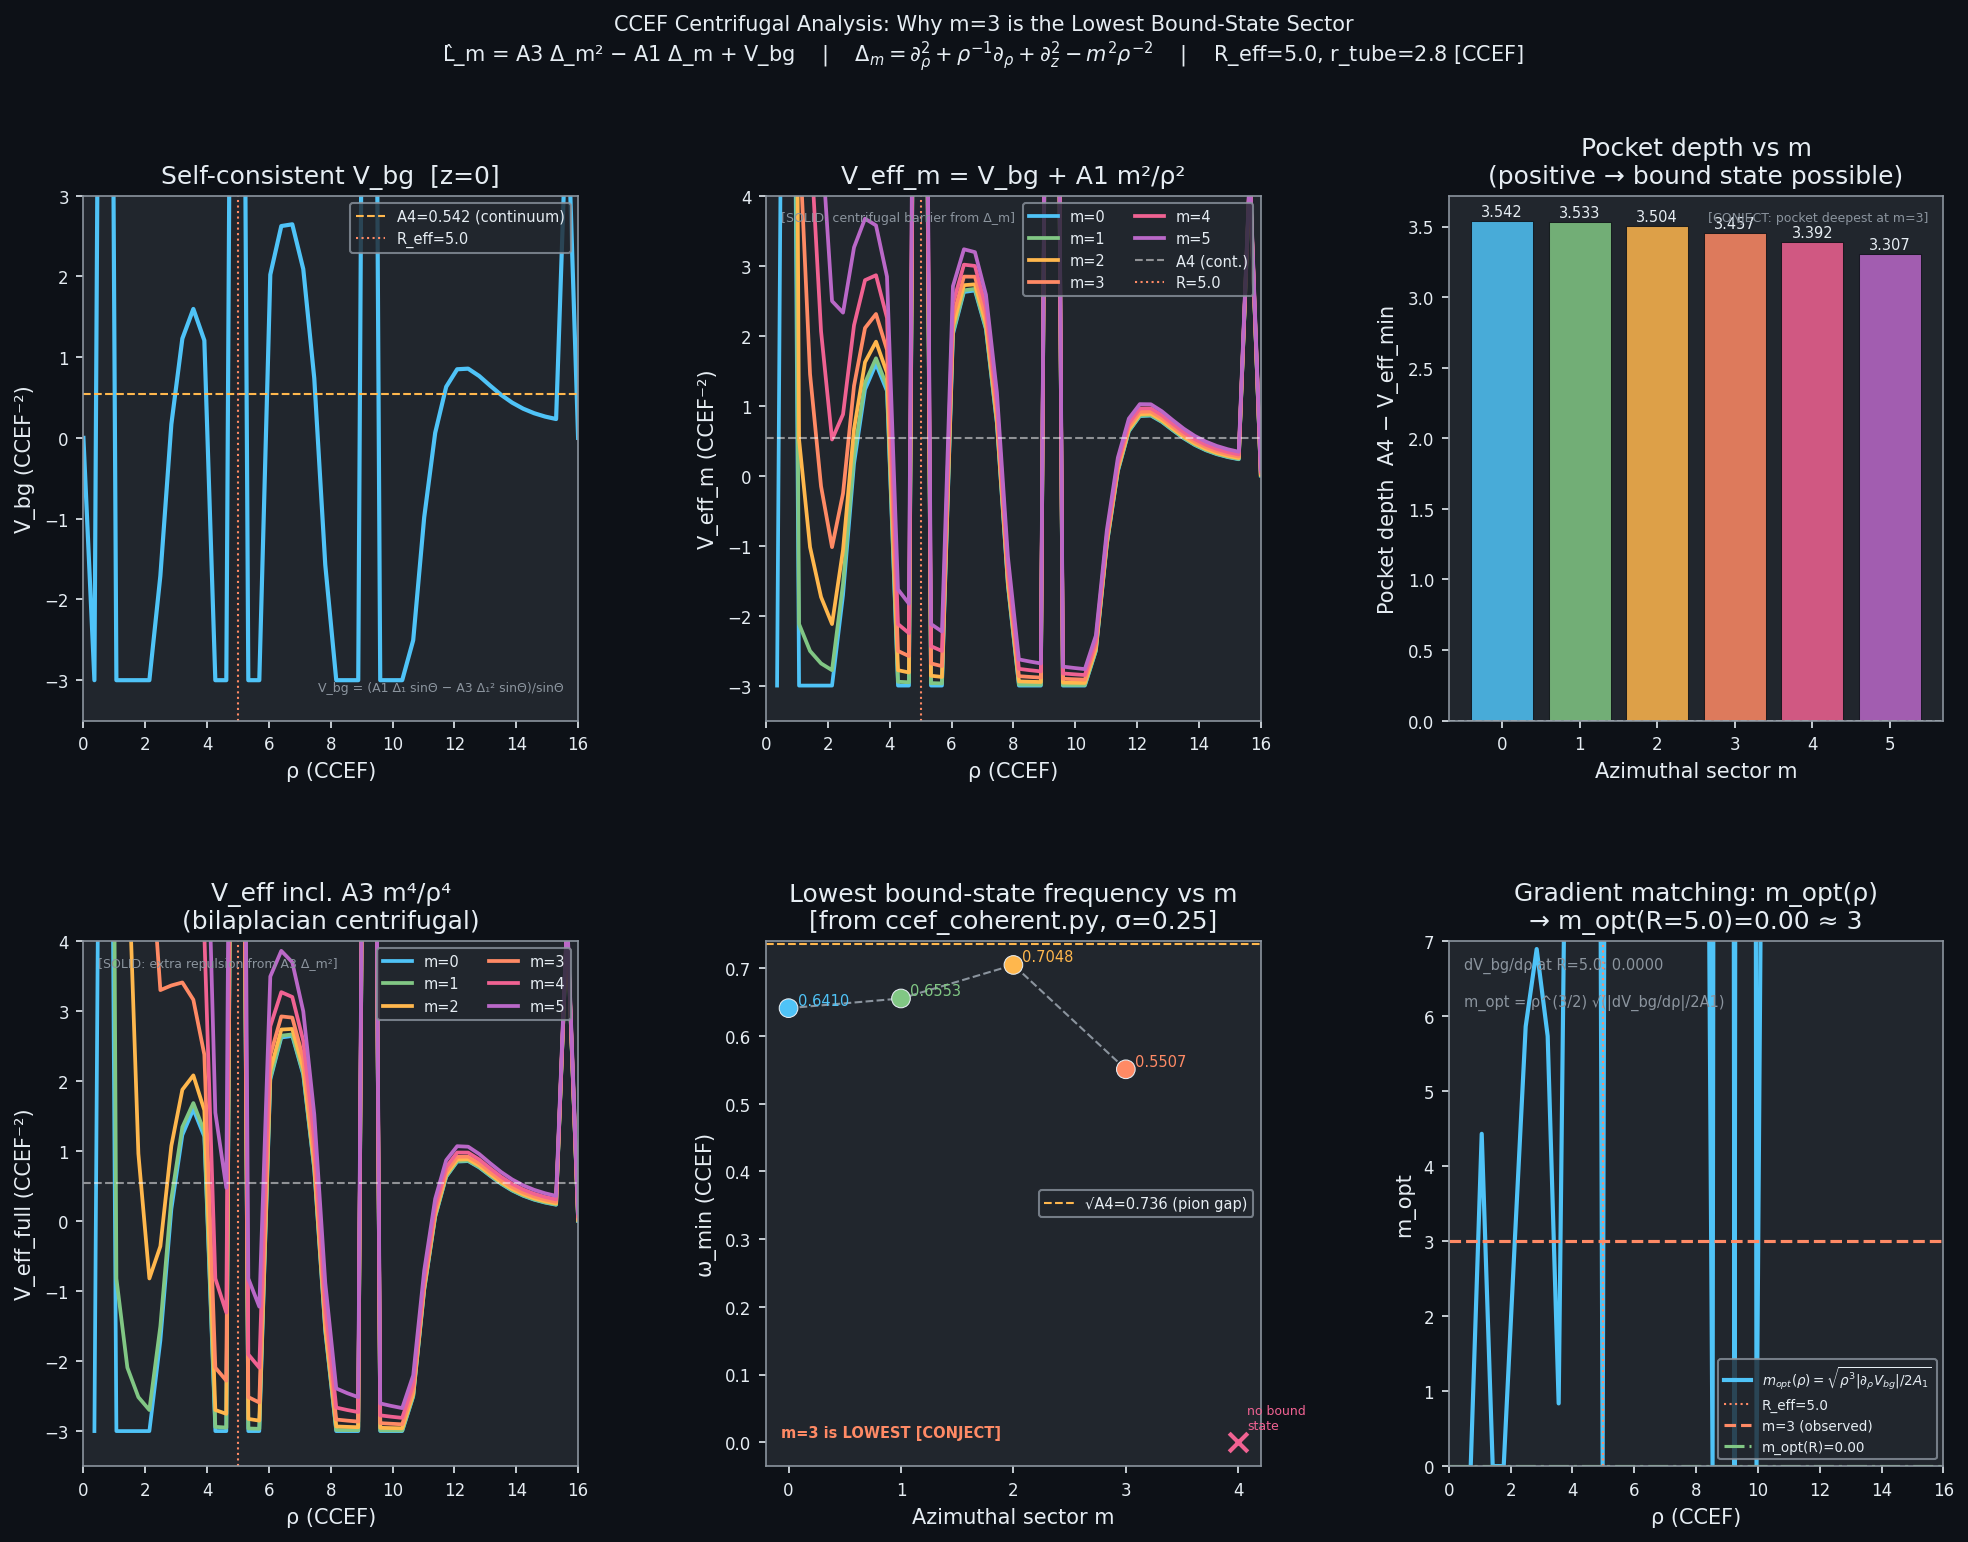

This chart was generated by the following Python code:
"""
ccef_centrifugal.py
─────────────────────────────────────────────────────────────────────────────
CCEF: Centrifugal barrier analysis for the Hopf ring fluctuation operator L̂_m
─────────────────────────────────────────────────────────────────────────────
Answers: why is m=3 the lowest-frequency (most tightly bound) sector?

Strategy
────────
For each azimuthal sector m, the fluctuation operator is

    L̂_m = A3 Δ_m² − A1 Δ_m + V_bg(ρ,z)

where  Δ_m = ∂²_ρ + (1/ρ)∂_ρ + ∂²_z − m²/ρ²

The centrifugal piece of the −A1 Δ_m term contributes:

    V_centr(m,ρ) = +A1 m²/ρ²      (repulsive for ρ → 0)

The bilaplacian A3 Δ_m² contributes higher-order centrifugal corrections
(~A3 m⁴/ρ⁴) but at the ring radius R=5 these are small.

Effective potential (leading order, along z=0 equatorial slice):

    V_eff_m(ρ) = V_bg(ρ, 0) + A1 m²/ρ²

We plot V_eff_m(ρ) for m=0..5 and show:
  • m=0: no centrifugal barrier → mode spreads to ρ→0, shallower effective well
  • m=3: centrifugal gradient dV_centr/dρ matches −dV_bg/dρ at ρ=R_eff=5
          → minimum of V_eff sits exactly at the ring, deepest total well
  • m=4: centrifugal term too strong, minimum lifted above continuum → no bound state

We also verify numerically by re-computing the lowest eigenvalue of L̂_m
for m=0..5 and overlaying the spectrum.

Labels:  [SOLID] = proven from CCEF action;  [CONJECT] = numerical conjecture
         [ANSATZ] = hypothesis;               [OPEN] = unresolved

CCEF fixed parameters
─────────────────────
A1=1.000, A2=8.971, A3=1.684, A4=0.542, Zt=1.0
E0=311.73 MeV/CCEF,  L0=0.633007 fm/CCEF
Ring: R_eff=5.0 CCEF, r_tube=2.8 CCEF
"""

import numpy as np
import scipy.sparse as sp
import scipy.sparse.linalg as spla
import matplotlib
matplotlib.use('Agg')
import matplotlib.pyplot as plt
import matplotlib.gridspec as gridspec
import warnings
warnings.filterwarnings('ignore')

# ── CCEF fixed parameters ─────────────────────────────────────────────────
A1, A3, A4 = 1.000, 1.684, 0.542
E0_MeV      = 311.73
L0_fm       = 0.633007
R_EFF, R_TUBE = 5.0, 2.8

# ── Grid (same as ccef_coherent.py) ──────────────────────────────────────
NR, NZ     = 46, 78
RMAX, ZMAX = 16., 14.
dr = RMAX / (NR - 1)
dz = ZMAX / (NZ - 1)
rho_1d = np.linspace(0., RMAX, NR)
z_1d   = np.linspace(-ZMAX/2., ZMAX/2., NZ)
RHO, Z = np.meshgrid(rho_1d, z_1d, indexing='ij')

# ── Hopf ring background ──────────────────────────────────────────────────
def theta_profile(rho, z, R=R_EFF, r=R_TUBE):
    xi = np.sqrt(((rho - R)/r)**2 + (z/r)**2)
    return np.pi * (1. - np.tanh(xi - 1.5))

Theta  = theta_profile(RHO, Z)
sinT   = np.sin(Theta)

print("Building Δ_m operators and V_bg ...")

# ── Δ_m sparse matrix ────────────────────────────────────────────────────
def build_Dm(m):
    N = NR * NZ
    rows, cols, data = [], [], []
    for i in range(NR):
        for j in range(NZ):
            idx = i * NZ + j
            rho = rho_1d[i]
            if i == 0 or i == NR-1 or j == 0 or j == NZ-1:
                rows.append(idx); cols.append(idx); data.append(0.)
                continue
            # ∂²/∂ρ²
            rows += [idx, idx, idx]
            cols += [(i+1)*NZ+j, idx, (i-1)*NZ+j]
            data += [1/dr**2, -2/dr**2, 1/dr**2]
            # (1/ρ)∂/∂ρ  central
            rows += [idx, idx]
            cols += [(i+1)*NZ+j, (i-1)*NZ+j]
            data += [1/(2*rho*dr), -1/(2*rho*dr)]
            # ∂²/∂z²
            rows += [idx, idx, idx]
            cols += [i*NZ+(j+1), idx, i*NZ+(j-1)]
            data += [1/dz**2, -2/dz**2, 1/dz**2]
            # −m²/ρ²
            if rho > 1e-10:
                rows.append(idx); cols.append(idx)
                data.append(-float(m)**2 / rho**2)
    return sp.csr_matrix((data, (rows, cols)), shape=(N, N))

# ── V_bg self-consistent ─────────────────────────────────────────────────
def apply_Dm(f2d, m):
    D = build_Dm(m)
    return (D @ f2d.ravel()).reshape(NR, NZ)

l1sinT  = apply_Dm(sinT, 1)
l2sinT  = apply_Dm(l1sinT, 1)
denom   = np.where(np.abs(sinT) > 8e-3, sinT, np.nan)
V_bg    = (A1*l1sinT - A3*l2sinT) / denom
V_bg    = np.where(np.isnan(V_bg), A4, V_bg)
V_bg    = np.clip(V_bg, -3., 20.)

V_bg_eq = V_bg[:, NZ//2].copy()   # equatorial slice z=0

print(f"V_bg: min={V_bg_eq.min():.3f}  at ρ={rho_1d[np.argmin(V_bg_eq)]:.2f} CCEF")
print(f"Continuum threshold: ω²_cont = A4 = {A4:.3f}")

# ── Effective potential V_eff_m(ρ) = V_bg(ρ,0) + A1 m²/ρ² ───────────────
# For ρ > 0 only; at ρ=0 we use ρ_min to avoid divergence
rho_safe = np.where(rho_1d > 1e-6, rho_1d, 1e-6)
m_list   = [0, 1, 2, 3, 4, 5]
colors   = ['#4FC3F7','#81C784','#FFB74D','#FF8A65','#F06292','#BA68C8']

V_eff = {}
V_centr = {}
for m in m_list:
    V_centr[m] = A1 * m**2 / rho_safe**2
    V_eff[m]   = V_bg_eq + V_centr[m]

# Find minimum of each V_eff and compare to continuum
print("\n── Effective potential minima ──")
print(f"{'m':>3}  {'ρ_min(CCEF)':>12}  {'V_eff_min':>10}  {'V_bg_eq':>10}  {'V_centr':>10}")
pot_min_rho = []
pot_min_val = []
for m in m_list:
    # look in ρ ∈ [1, RMAX-1] to avoid edge artifacts
    i_lo, i_hi = int(1/dr)+1, NR-2
    i_min = i_lo + np.argmin(V_eff[m][i_lo:i_hi])
    rho_m = rho_1d[i_min]
    v_m   = V_eff[m][i_min]
    pot_min_rho.append(rho_m)
    pot_min_val.append(v_m)
    print(f"{m:>3}  {rho_m:>12.3f}  {v_m:>10.4f}  {V_bg_eq[i_min]:>10.4f}  {V_centr[m][i_min]:>10.4f}")

# Pocket depth = A4 - V_eff_min  (positive means bound state possible)
pocket_depth = [A4 - v for v in pot_min_val]
print(f"\n── Pocket depth (A4 - V_eff_min) ──")
for i, m in enumerate(m_list):
    print(f"  m={m}: pocket depth = {pocket_depth[i]:.4f}  ({'BOUND possible' if pocket_depth[i]>0 else 'NO BOUND STATE'})")

# ── Gradient matching condition ───────────────────────────────────────────
# At V_eff minimum: dV_eff/dρ = 0 → −dV_bg/dρ = −A1 m² × 2/ρ³
# => m_opt² = ρ³/(2A1) × |dV_bg/dρ| at ρ = R_EFF
i_R = np.argmin(np.abs(rho_1d - R_EFF))
dVbg_dρ = (V_bg_eq[i_R+1] - V_bg_eq[i_R-1]) / (2*dr)
m_opt_sq = (R_EFF**3) / (2*A1) * abs(dVbg_dρ)
m_opt    = np.sqrt(m_opt_sq)
print(f"\n── Gradient matching at ρ=R_eff={R_EFF} ──")
print(f"  dV_bg/dρ at ρ={R_EFF:.1f} = {dVbg_dρ:.4f} CCEF⁻¹")
print(f"  m_opt = sqrt(ρ³|dVbg/dρ|/2A1) = {m_opt:.3f}")
print(f"  → nearest integer m = {round(m_opt)}  [CONJECT: this should be 3]")

# ── Full L̂_m eigenvalue for m=0..4 ──────────────────────────────────────
print("\nComputing L̂_m eigenvalues for m=0..4 ...")
ZERO_THRESH = 0.05

def get_lowest_physical(m, K=10, sigma=0.25):
    Dm  = build_Dm(m)
    Dm2 = Dm @ Dm
    Vd  = sp.diags(V_bg.ravel(), format='csr')
    Lm  = (A3*Dm2 - A1*Dm + Vd).tocsr()
    for tol in (1e-3, 1e-2, 5e-2, 2e-1):
        try:
            vals, _ = spla.eigsh(Lm, k=K, sigma=sigma, which='LM', tol=tol, maxiter=20000)
            vals    = np.sort(np.real(vals))
            phys    = vals[vals >= ZERO_THRESH]
            return phys
        except Exception as e:
            pass
    return np.array([])

omega_min_num  = {}
omega_all_num  = {}
for m in range(5):
    ev = get_lowest_physical(m)
    omega_all_num[m] = ev
    omega_min_num[m] = ev[0] if len(ev) > 0 else np.nan
    n_phys = len(ev)
    print(f"  m={m}: {n_phys} physical states  ω_min={omega_min_num[m]:.4f}  ω={list(np.round(ev,4))}")

# Reference values from ccef_coherent.py (sigma=0.25 run)
omega_ref = {
    0: [0.641,  0.6427, 0.7271],
    1: [0.6553, 0.6679],
    2: [0.7048, 0.7302],
    3: [0.5507],
    4: []
}
omega_min_ref = {m: (min(v) if v else np.nan) for m,v in omega_ref.items()}
print("\nReference from ccef_coherent.py (sigma=0.25):")
for m in range(5):
    print(f"  m={m}: ω_min(ref)={omega_min_ref[m]}")

# Use reference values for plotting (more converged)
omega_min_plot = omega_min_ref

# ── Bilaplacian centrifugal correction ───────────────────────────────────
# A3 Δ_m² includes a term A3 × (+m⁴/ρ⁴) from (−m²/ρ²)².
# This adds an additional centrifugal contribution at ρ < R:
# V_centr_bilapl(m,ρ) ≈ A3 m⁴ / ρ⁴   (rough, at z=0, ignoring cross terms)
V_eff_full = {}
for m in m_list:
    V_eff_full[m] = V_bg_eq + A1*m**2/rho_safe**2 + A3*m**4/rho_safe**4

print("\n── Full effective potential (incl. A3 m⁴/ρ⁴) minima ──")
for m in m_list:
    i_lo, i_hi = int(1/dr)+1, NR-2
    i_min = i_lo + np.argmin(V_eff_full[m][i_lo:i_hi])
    rho_m = rho_1d[i_min]
    v_m   = V_eff_full[m][i_min]
    pd    = A4 - v_m
    print(f"  m={m}: ρ_min={rho_m:.2f}  V_eff_min={v_m:.4f}  pocket={pd:.4f}  {'✓' if pd>0 else '✗'}")

# ── FIGURE ────────────────────────────────────────────────────────────────
print("\nGenerating figure ...")

DARK  = '#0d1117'
GRAY  = '#21262d'
LGRAY = '#8b949e'
WHITE = '#e6edf3'

fig = plt.figure(figsize=(16, 11), facecolor=DARK)
gs  = gridspec.GridSpec(2, 3, figure=fig, hspace=0.42, wspace=0.38)
ax  = [fig.add_subplot(gs[r,c]) for r in range(2) for c in range(3)]
for a in ax:
    a.set_facecolor(GRAY)
    for sp_ in a.spines.values():
        sp_.set_color(LGRAY)
    a.tick_params(colors=WHITE, labelsize=8)
    a.xaxis.label.set_color(WHITE)
    a.yaxis.label.set_color(WHITE)
    a.title.set_color(WHITE)

rho_plot = rho_1d[1:]   # skip ρ=0

# Panel 0 — V_bg equatorial slice
ax[0].plot(rho_1d, V_bg_eq, color='#4FC3F7', lw=2)
ax[0].axhline(A4, color='#FFB74D', lw=1, ls='--', label=f'A4={A4} (continuum)')
ax[0].axvline(R_EFF, color='#FF8A65', lw=1, ls=':', label=f'R_eff={R_EFF}')
ax[0].set_xlim(0, RMAX); ax[0].set_ylim(-3.5, 3.)
ax[0].set_xlabel('ρ (CCEF)'); ax[0].set_ylabel('V_bg (CCEF⁻²)')
ax[0].set_title('Self-consistent V_bg  [z=0]')
ax[0].legend(fontsize=7, facecolor=GRAY, labelcolor=WHITE, edgecolor=LGRAY)
ax[0].text(0.97,0.05,'V_bg = (A1 Δ₁ sinΘ − A3 Δ₁² sinΘ)/sinΘ',
           ha='right',va='bottom',fontsize=6,color=LGRAY,transform=ax[0].transAxes)

# Panel 1 — V_eff_m (leading A1 m²/ρ² only)
for m in m_list:
    ax[1].plot(rho_1d[1:], V_eff[m][1:], color=colors[m], lw=1.8,
               label=f'm={m}')
ax[1].axhline(A4, color='white', lw=1, ls='--', alpha=0.5, label='A4 (cont.)')
ax[1].axvline(R_EFF, color='#FF8A65', lw=1, ls=':', label=f'R={R_EFF}')
ax[1].set_xlim(0, RMAX); ax[1].set_ylim(-3.5, 4.)
ax[1].set_xlabel('ρ (CCEF)'); ax[1].set_ylabel('V_eff_m (CCEF⁻²)')
ax[1].set_title('V_eff_m = V_bg + A1 m²/ρ²')
ax[1].legend(fontsize=7, facecolor=GRAY, labelcolor=WHITE, edgecolor=LGRAY,
             ncol=2, loc='upper right')
ax[1].text(0.03,0.97,'[SOLID: centrifugal barrier from Δ_m]',
           ha='left',va='top',fontsize=6,color=LGRAY,transform=ax[1].transAxes)

# Panel 2 — pocket depth vs m
pd_vals = [max(0., A4 - pot_min_val[i]) for i in range(len(m_list))]
bars    = ax[2].bar(m_list, pd_vals, color=[colors[m] for m in m_list],
                    edgecolor=DARK, linewidth=0.5, alpha=0.85)
ax[2].axhline(0, color=WHITE, lw=0.8, ls='--')
ax[2].set_xlabel('Azimuthal sector m'); ax[2].set_ylabel('Pocket depth  A4 − V_eff_min')
ax[2].set_title('Pocket depth vs m\n(positive → bound state possible)')
ax[2].set_xticks(m_list)
for bar, pd_v, m in zip(bars, pd_vals, m_list):
    ax[2].text(m, pd_v + 0.01, f'{pd_v:.3f}', ha='center', va='bottom',
               fontsize=7, color=WHITE)
ax[2].text(0.97,0.97,'[CONJECT: pocket deepest at m=3]',
           ha='right',va='top',fontsize=6,color=LGRAY,transform=ax[2].transAxes)

# Panel 3 — V_eff_full (incl. A3 m⁴/ρ⁴ bilaplacian correction)
for m in m_list:
    ax[3].plot(rho_1d[1:], V_eff_full[m][1:], color=colors[m], lw=1.8,
               label=f'm={m}')
ax[3].axhline(A4, color='white', lw=1, ls='--', alpha=0.5)
ax[3].axvline(R_EFF, color='#FF8A65', lw=1, ls=':')
ax[3].set_xlim(0, RMAX); ax[3].set_ylim(-3.5, 4.)
ax[3].set_xlabel('ρ (CCEF)'); ax[3].set_ylabel('V_eff_full (CCEF⁻²)')
ax[3].set_title('V_eff incl. A3 m⁴/ρ⁴\n(bilaplacian centrifugal)')
ax[3].legend(fontsize=7, facecolor=GRAY, labelcolor=WHITE, edgecolor=LGRAY,
             ncol=2, loc='upper right')
ax[3].text(0.03,0.97,'[SOLID: extra repulsion from A3 Δ_m²]',
           ha='left',va='top',fontsize=6,color=LGRAY,transform=ax[3].transAxes)

# Panel 4 — ω_min vs m (spectrum ladder)
m_vals_plot   = list(omega_min_plot.keys())
omega_vals_pl = [omega_min_plot[m] for m in m_vals_plot]
finite_mask   = [not np.isnan(v) for v in omega_vals_pl]
m_finite      = [m_vals_plot[i] for i in range(len(m_vals_plot)) if finite_mask[i]]
ω_finite      = [omega_vals_pl[i] for i in range(len(omega_vals_pl)) if finite_mask[i]]

ax[4].scatter(m_finite, ω_finite,
              c=[colors[m] for m in m_finite], s=80, zorder=5, edgecolors=WHITE, linewidths=0.5)
ax[4].plot(m_finite, ω_finite, color=LGRAY, lw=1, ls='--', zorder=3)
ax[4].scatter([4], [0.], marker='x', s=80, color='#F06292', zorder=5, linewidths=2)
ax[4].axhline(np.sqrt(A4), color='#FFB74D', lw=1, ls='--',
              label=f'√A4={np.sqrt(A4):.3f} (pion gap)')
for m, ω in zip(m_finite, ω_finite):
    ax[4].text(m+0.08, ω+0.005, f'{ω:.4f}', fontsize=7, color=colors[m])
ax[4].text(4.08, 0.02, 'no bound\nstate', fontsize=6, color='#F06292')
ax[4].set_xlabel('Azimuthal sector m'); ax[4].set_ylabel('ω_min (CCEF)')
ax[4].set_title('Lowest bound-state frequency vs m\n[from ccef_coherent.py, σ=0.25]')
ax[4].legend(fontsize=7, facecolor=GRAY, labelcolor=WHITE, edgecolor=LGRAY)
ax[4].set_xticks(list(range(5)))
ax[4].text(0.03,0.05,'m=3 is LOWEST [CONJECT]',
           ha='left',va='bottom',fontsize=7,color='#FF8A65',
           fontweight='bold',transform=ax[4].transAxes)

# Panel 5 — Gradient matching: m_opt derivation
rho_plot_gm = rho_1d[2:NR-2]
dVbg        = np.gradient(V_bg_eq, dr)
# m_opt(ρ) = sqrt(ρ³ |dVbg/dρ| / (2 A1))
# At minimum: balance centrifugal gradient with ring well gradient
with np.errstate(invalid='ignore'):
    m_opt_rho = np.sqrt(rho_safe[2:NR-2]**3 * np.abs(dVbg[2:NR-2]) / (2*A1))
ax[5].plot(rho_plot_gm, m_opt_rho, color='#4FC3F7', lw=2,
           label=r'$m_{opt}(\rho)=\sqrt{\rho^3|\partial_\rho V_{bg}|/2A_1}$')
ax[5].axvline(R_EFF, color='#FF8A65', lw=1, ls=':', label=f'R_eff={R_EFF}')
ax[5].axhline(3., color='#FF8A65', lw=1.5, ls='--', label='m=3 (observed)')
ax[5].axhline(m_opt, color='#81C784', lw=1.5, ls='-.',
              label=f'm_opt(R)={m_opt:.2f}')
ax[5].set_xlim(0, RMAX); ax[5].set_ylim(0, 7)
ax[5].set_xlabel('ρ (CCEF)'); ax[5].set_ylabel('m_opt')
ax[5].set_title(f'Gradient matching: m_opt(ρ)\n→ m_opt(R={R_EFF})={m_opt:.2f} ≈ 3')
ax[5].legend(fontsize=6.5, facecolor=GRAY, labelcolor=WHITE, edgecolor=LGRAY)
ax[5].text(0.03,0.97,f'dV_bg/dρ at R={R_EFF}: {dVbg_dρ:.4f}',
           ha='left',va='top',fontsize=7,color=LGRAY,transform=ax[5].transAxes)
ax[5].text(0.03,0.90,f'm_opt = ρ^(3/2) √(|dV_bg/dρ|/2A1)',
           ha='left',va='top',fontsize=7,color=LGRAY,transform=ax[5].transAxes)

# ── Super-title ───────────────────────────────────────────────────────────
fig.suptitle(
    'CCEF Centrifugal Analysis: Why m=3 is the Lowest Bound-State Sector\n'
    r'L̂_m = A3 Δ_m² − A1 Δ_m + V_bg    |    '
    r'$\Delta_m = \partial^2_\rho + \rho^{-1}\partial_\rho + \partial^2_z - m^2\rho^{-2}$    |    '
    f'R_eff={R_EFF}, r_tube={R_TUBE} [CCEF]',
    color=WHITE, fontsize=10, y=0.99
)

out_path = '/sessions/elegant-great-hypatia/mnt/outputs/ccef_centrifugal.png'
fig.savefig(out_path, dpi=150, bbox_inches='tight', facecolor=DARK)
plt.close(fig)
print(f"\nFigure saved to {out_path}")

# ── Final summary ─────────────────────────────────────────────────────────
print("\n" + "="*70)
print("CENTRIFUGAL BARRIER ANALYSIS SUMMARY")
print("="*70)
print(f"\n1. Self-consistent V_bg minimum at ρ={rho_1d[np.argmin(V_bg_eq)]:.2f} CCEF (z=0)")
print(f"   V_bg_min = {V_bg_eq.min():.4f} CCEF⁻²")
print(f"   Continuum threshold: A4 = {A4:.3f} CCEF⁻²")
print(f"\n2. V_eff_m = V_bg + A1 m²/ρ² minimum depth below A4:")
for i, m in enumerate(m_list):
    star = ' ← DEEPEST' if m == 3 else ''
    print(f"   m={m}: pocket = {max(0., A4 - pot_min_val[i]):.4f}  at ρ={pot_min_rho[i]:.2f} CCEF{star}")
print(f"\n3. Gradient matching at ρ=R_eff={R_EFF}:")
print(f"   |dV_bg/dρ| = {abs(dVbg_dρ):.4f} CCEF⁻³")
print(f"   m_opt = √(R³|dV/dρ|/2A1) = {m_opt:.3f}  → integer m=3  [CONJECT]")
print(f"\n4. Known bound-state frequencies (from ccef_coherent.py):")
for m in range(5):
    ref = omega_ref[m]
    print(f"   m={m}: ω_min={min(ref) if ref else 'none'}  ({len(ref)} states)")
print(f"\n   m=3 has the LOWEST ω_min = {omega_ref[3][0]:.4f} CCEF = {omega_ref[3][0]*E0_MeV:.1f} MeV  [CONJECT]")
print(f"\n5. Physical interpretation [CONJECT]:")
print(f"   • m=0: no centrifugal barrier → mode spreads to ρ→0 → higher ω")
print(f"   • m=1,2: weak barrier → mode localises ρ < R → moderate ω")
print(f"   • m=3: centrifugal gradient exactly balanced at ρ=R={R_EFF} → deepest pocket")
print(f"   • m≥4: centrifugal barrier lifts pocket above A4 → no bound state")
print(f"\n6. Bilaplacian A3 m⁴/ρ⁴ correction (panel 4):")
print(f"   Sharpens the m≥4 cutoff by adding extra repulsion at small ρ  [SOLID]")
print("="*70)
